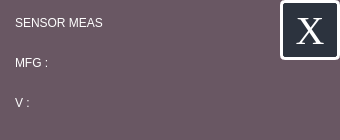
<?xml version="1.0" encoding="UTF-8"?>
<ui version="4.0">
 <class>InfoDialog</class>
 <widget class="QDialog" name="InfoDialog">
  <property name="geometry">
   <rect>
    <x>0</x>
    <y>0</y>
    <width>340</width>
    <height>140</height>
   </rect>
  </property>
  <property name="windowTitle">
   <string>Dialog</string>
  </property>
  <property name="styleSheet">
   <string notr="true">background-color: rgb(105, 87, 99);</string>
  </property>
  <widget class="QLabel" name="label">
   <property name="geometry">
    <rect>
     <x>15</x>
     <y>5</y>
     <width>250</width>
     <height>35</height>
    </rect>
   </property>
   <property name="styleSheet">
    <string notr="true">background-color: rgba(255, 255, 255, 0%);
color: rgb(255, 255, 255);
border: 0px;
font: 26px 'Lato-Bold';
text-align: right;</string>
   </property>
   <property name="text">
    <string>SENSOR MEAS</string>
   </property>
   <property name="alignment">
    <set>Qt::AlignLeading|Qt::AlignLeft|Qt::AlignVCenter</set>
   </property>
  </widget>
  <widget class="QLabel" name="label_2">
   <property name="geometry">
    <rect>
     <x>15</x>
     <y>45</y>
     <width>250</width>
     <height>35</height>
    </rect>
   </property>
   <property name="styleSheet">
    <string notr="true">background-color: rgba(255, 255, 255, 0%);
color: rgb(255, 255, 255);
border: 0px;
font: 26px 'Lato-Bold';
text-align: right;</string>
   </property>
   <property name="text">
    <string>MFG : </string>
   </property>
   <property name="alignment">
    <set>Qt::AlignLeading|Qt::AlignLeft|Qt::AlignVCenter</set>
   </property>
  </widget>
  <widget class="QLabel" name="label_3">
   <property name="geometry">
    <rect>
     <x>15</x>
     <y>85</y>
     <width>250</width>
     <height>35</height>
    </rect>
   </property>
   <property name="styleSheet">
    <string notr="true">background-color: rgba(255, 255, 255, 0%);
color: rgb(255, 255, 255);
border: 0px;
font: 26px 'Lato-Bold';
text-align: right;</string>
   </property>
   <property name="text">
    <string>V : </string>
   </property>
   <property name="alignment">
    <set>Qt::AlignLeading|Qt::AlignLeft|Qt::AlignVCenter</set>
   </property>
  </widget>
  <widget class="QPushButton" name="pushButton">
   <property name="geometry">
    <rect>
     <x>280</x>
     <y>0</y>
     <width>60</width>
     <height>60</height>
    </rect>
   </property>
   <property name="font">
    <font>
     <family>Times New Roman</family>
     <pointsize>30</pointsize>
     <italic>false</italic>
     <bold>false</bold>
    </font>
   </property>
   <property name="styleSheet">
    <string notr="true">QPushButton {
	background-color: rgb(44, 51, 62);
	font: 80 30pt &quot;Times New Roman&quot;;
	color: rgb(255, 255, 255);
	border: 3px solid white;
	border-radius: 5px;
	text-align: center;
}

QPushButton::hover {
	background-color: rgb(38, 201, 84);
	color: rgb(255, 255, 255);
    border: 0px;
	border-radius: 5px;
	text-align: center;
}</string>
   </property>
   <property name="text">
    <string>X</string>
   </property>
  </widget>
 </widget>
 <resources/>
 <connections/>
</ui>
